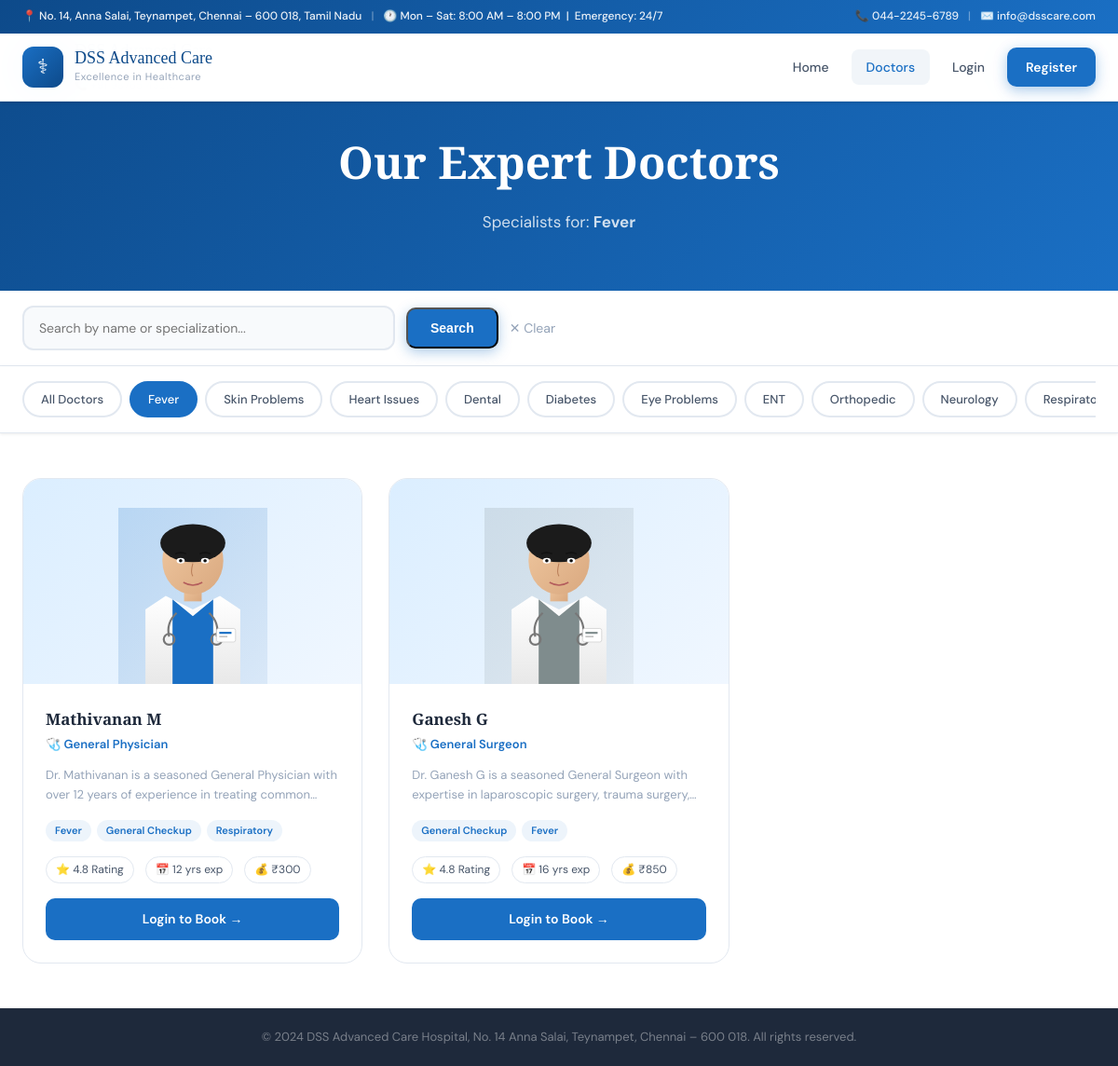
The app's page /doctors.php?disease=Fever with its own data.
### tables this page shows
CREATE TABLE IF NOT EXISTS doctors (
    id INT AUTO_INCREMENT PRIMARY KEY,
    name VARCHAR(100) NOT NULL,
    specialization VARCHAR(100) NOT NULL,
    disease_tags VARCHAR(255) NOT NULL,
    experience INT DEFAULT 5,
    rating DECIMAL(2,1) DEFAULT 4.5,
    bio TEXT,
    available_days VARCHAR(100) DEFAULT 'Mon,Tue,Wed,Thu,Fri',
    fee INT DEFAULT 500,
    image VARCHAR(100),
    email VARCHAR(100),
    password VARCHAR(255)
);

### config.php (called while the page is built, shortened)
<?php
function isLoggedIn() {
    return isset($_SESSION['user_id']);
}
function sanitize($conn, $data) {
    return $conn->real_escape_string(htmlspecialchars(trim($data)));
}
?>

### doctors.php (the view, shortened to what this page needs)
<?php
require_once 'config.php';
require_once 'includes/header.php';
$disease = sanitize($conn, $_GET['disease'] ?? '');
$search  = sanitize($conn, $_GET['search'] ?? '');
$where = "1=1";
if ($disease) $where .= " AND FIND_IN_SET('$disease', disease_tags)";
$doctors = $conn->query("SELECT * FROM doctors WHERE $where ORDER BY rating DESC");
?>
<!DOCTYPE html>
<html lang="en">
<head>
<link rel="stylesheet" href="assets/css/style.css">
</head>
<body>
<?php include 'includes/topbar.php'; ?>
<nav class="navbar">
    <div class="nav-container">
        <a class="nav-brand" href="index.php"><div class="brand-icon">⚕</div><div><div class="brand-name">DSS Advanced Care</div><div class="brand-tagline">Excellence in Healthcare</div></div></a>
        <div class="nav-links">
            <a href="index.php" class="nav-link">Home</a>
            <a href="doctors.php" class="nav-link active">Doctors</a>
            <?php if(isLoggedIn()): ?>
                <a href="my_appointments.php" class="nav-link">My Appointments</a>
                <a href="logout.php" class="nav-btn-outline">Logout</a>
            <?php else: ?>
                <a href="login.php" class="nav-link">Login</a>
                <a href="register.php" class="nav-btn">Register</a>
            <?php endif; ?>
        </div>
    </div>
</nav>
<div class="page-hero">
    <h1>Our Expert Doctors</h1>
    <p><?= $disease ? "Specialists for: <strong>$disease</strong>" : "World-class specialists at Anna Salai, Chennai" ?></p>
</div>
<div style="background:white;padding:16px 24px;border-bottom:1px solid #e2e8f0;">
    <div style="max-width:1280px;margin:0 auto;">
        <form method="GET" style="display:flex;gap:12px;align-items:center;flex-wrap:wrap;">
            <input type="text" name="search" class="form-control" placeholder="Search by name or specialization..." value="<?=htmlspecialchars($search)?>" style="max-width:400px;margin:0">
            <button type="submit" class="nav-btn" style="padding:12px 24px">Search</button>
            <?php if($disease||$search): ?><a href="doctors.php" style="font-size:14px;color:var(--gray-400);text-decoration:none;">✕ Clear</a><?php endif; ?>
        </form>
    </div>
</div>
<div class="filter-bar">
    <div class="filter-inner">
        <button class="filter-btn <?=!$disease?'active':''?>" onclick="window.location='doctors.php'">All Doctors</button>
        <?php foreach(['Fever','Skin Problems','Heart Issues','Dental','Diabetes','Eye Problems','ENT','Orthopedic','Neurology','Respiratory','General Checkup'] as $d): ?>
        <button class="filter-btn <?=$disease===$d?'active':''?>" onclick="window.location='doctors.php?disease=<?=urlencode($d)?>'"> <?=$d?></button>
        <?php endforeach; ?>
    </div>
</div>
<div class="doctors-grid-page">
<?php if($doctors->num_rows===0): ?>
    <div style="grid-column:1/-1;text-align:center;padding:80px 24px;color:var(--gray-400)">
        <div style="font-size:64px;margin-bottom:16px">🔍</div>
        <h3 style="font-size:22px;margin-bottom:8px">No doctors found</h3>
        <p>Try clearing filters or searching differently</p>
        <a href="doctors.php" class="btn-primary-lg" style="display:inline-block;margin-top:24px">View All Doctors</a>
    </div>
<?php else: while($doc=$doctors->fetch_assoc()): ?>
<div class="doc-card-full">
    <div class="doc-card-img"><?= getDoctorPortrait($doc['id'],$doc['name']) ?></div>
    <div class="doc-card-body">
        <h3><?=htmlspecialchars($doc['name'])?></h3>
        <p class="doc-spec">🩺 <?=htmlspecialchars($doc['specialization'])?></p>
        <p class="doc-bio"><?=htmlspecialchars($doc['bio'])?></p>
        <div class="doc-tags"><?php foreach(explode(',',$doc['disease_tags']) as $tag): ?><span class="doc-tag"><?=trim($tag)?></span><?php endforeach; ?></div>
        <div class="doc-meta">
            <span>⭐ <?=$doc['rating']?> Rating</span>
            <span>📅 <?=$doc['experience']?> yrs exp</span>
            <span>💰 ₹<?=$doc['fee']?></span>
        </div>
        <?php if(isLoggedIn()): ?>
        <a href="book_appointment.php?doctor_id=<?=$doc['id']?><?=$disease?'&disease='.urlencode($disease):''?>" class="doc-book-btn">Book Appointment →</a>
        <?php else: ?>
        <a href="login.php" class="doc-book-btn">Login to Book →</a>
        <?php endif; ?>
    </div>
</div>
<?php endwhile; endif; ?>
</div>
<footer class="footer">
    <div class="footer-bottom">© 2024 DSS Advanced Care Hospital, No. 14 Anna Salai, Teynampet, Chennai – 600 018. All rights reserved.</div>
</footer>
</body>
</html>

### includes/header.php (shortened to what this page needs)
<?php
function adjustColor($hex, $amount) {
    $hex = ltrim($hex, '#');
    $r = max(0, min(255, hexdec(substr($hex, 0, 2)) + $amount));
    $g = max(0, min(255, hexdec(substr($hex, 2, 2)) + $amount));
    $b = max(0, min(255, hexdec(substr($hex, 4, 2)) + $amount));
    return sprintf("#%02x%02x%02x", $r, $g, $b);
}
function getDoctorPortrait($id, $name = '') {
    $colors = [
        1 => '#1a6fc4',
        2 => '#e74c3c',
        3 => '#27ae60',
        4 => '#8e44ad',
        5 => '#f39c12',
        6 => '#16a085',
        7 => '#d35400',
        8 => '#c0392b',
        9 => '#2c3e50',
        10 => '#3498db',
        11 => '#7f8c8d'
    ];
    $shirt = $colors[$id] ?? '#1a6fc4';
    $bg2   = adjustColor($shirt, -30);
    return '
    <svg viewBox="0 0 220 260" xmlns="http://www.w3.org/2000/svg" width="100%">
        <defs>
            <linearGradient id="bg'.$id.'" x1="0%" y1="0%" x2="100%" y2="100%">
                <stop offset="0%" stop-color="'.$shirt.'" stop-opacity="0.20"/>
                <stop offset="100%" stop-color="'.$bg2.'" stop-opacity="0.08"/>
            </linearGradient>
            <linearGradient id="coat'.$id.'" x1="0%" y1="0%" x2="0%" y2="100%">
                <stop offset="0%" stop-color="#ffffff"/>
                <stop offset="100%" stop-color="#e8e8e8"/>
            </linearGradient>
            <linearGradient id="skin'.$id.'" x1="0%" y1="0%" x2="100%" y2="100%">
                <stop offset="0%" stop-color="#f0c8a0"/>
                <stop offset="100%" stop-color="#d9a87f"/>
            </linearGradient>
        </defs>
        <rect width="220" height="260" fill="url(#bg'.$id.')"/>
        <path d="M40 150 L40 260 L180 260 L180 150 L150 130 L110 150 L70 130 Z"
              fill="url(#coat'.$id.')"/>
        <path d="M80 135 L110 160 L140 135 L140 260 L80 260 Z"
              fill="'.$shirt.'"/>
        <rect x="97" y="110" width="26" height="28"
              fill="url(#skin'.$id.')"/>
        <ellipse cx="110" cy="78" rx="45" ry="50"
                 fill="url(#skin'.$id.')"/>
        <ellipse cx="110" cy="52" rx="48" ry="28"
                 fill="#1b1b1b"/>
        <ellipse cx="92" cy="78" rx="6" ry="4" fill="white"/>
        <ellipse cx="128" cy="78" rx="6" ry="4" fill="white"/>
        <circle cx="92" cy="78" r="2.5" fill="#111"/>
        <circle cx="128" cy="78" r="2.5" fill="#111"/>
        <path d="M84 68 Q92 64 100 68"
              stroke="#111" stroke-width="2" fill="none"/>
        <path d="M120 68 Q128 64 136 68"
              stroke="#111" stroke-width="2" fill="none"/>
        <path d="M110 82 Q106 96 110 101"
              stroke="#b97e58" stroke-width="1.5" fill="none"/>
        <path d="M96 110 Q110 118 124 110"
              stroke="#b35c5c" stroke-width="2" fill="none"/>
        <path d="M86 155 Q70 170 75 190"
              stroke="#777" stroke-width="3" fill="none"/>
        <path d="M134 155 Q150 170 145 190"
              stroke="#777" stroke-width="3" fill="none"/>
        <circle cx="75" cy="194" r="8"
                fill="none" stroke="#777" stroke-width="3"/>
        <circle cx="145" cy="194" r="8"
                fill="none" stroke="#777" stroke-width="3"/>
        <rect x="145" y="178" width="28" height="20"
              rx="3" fill="white" stroke="#ccc"/>
        <rect x="149" y="183" width="18" height="3"
              fill="'.$shirt.'"/>
        <rect x="149" y="189" width="12" height="2"
              fill="#bbb"/>
    </svg>';
}
?>
<nav class="navbar">
    <div class="nav-container">
        <a href="index.php" class="nav-brand" style="text-decoration:none;">
            <div class="brand-icon">⚕</div>
            <div>
                <div class="brand-name">DSS Advanced Care</div>
                <div class="brand-tagline">
                </div>
                <div class="brand-tagline">
                </div>
            </div>
        </a>
        <div class="nav-links">
            <a href="index.php" class="nav-link">Home</a>
            <a href="doctors.php" class="nav-link">Doctors</a>
            <a href="login.php" class="nav-link">Login</a>
            <a href="register.php" class="nav-btn">Register</a>
        </div>
    </div>
</nav>

### records on screen
doctors: name "Mathivanan M", specialization "General Physician", bio "Dr. Mathivanan is a seasoned General Physician with over 12 years of experience in treating…", disease_tags "Fever", disease_tags "General Checkup", disease_tags "Respiratory", rating "4.8", experience "12", fee "300"
doctors: name "Ganesh G", specialization "General Surgeon", bio "Dr. Ganesh G is a seasoned General Surgeon with expertise in laparoscopic surgery, trauma…", disease_tags "General Checkup", disease_tags "Fever", rating "4.8", experience "16", fee "850"

### other values on screen
$disease "Fever"
$d "Fever"
$d "Skin Problems"
$d "Heart Issues"
$d "Dental"
$d "Diabetes"
$d "Eye Problems"
$d "ENT"
$d "Orthopedic"
$d "Neurology"
